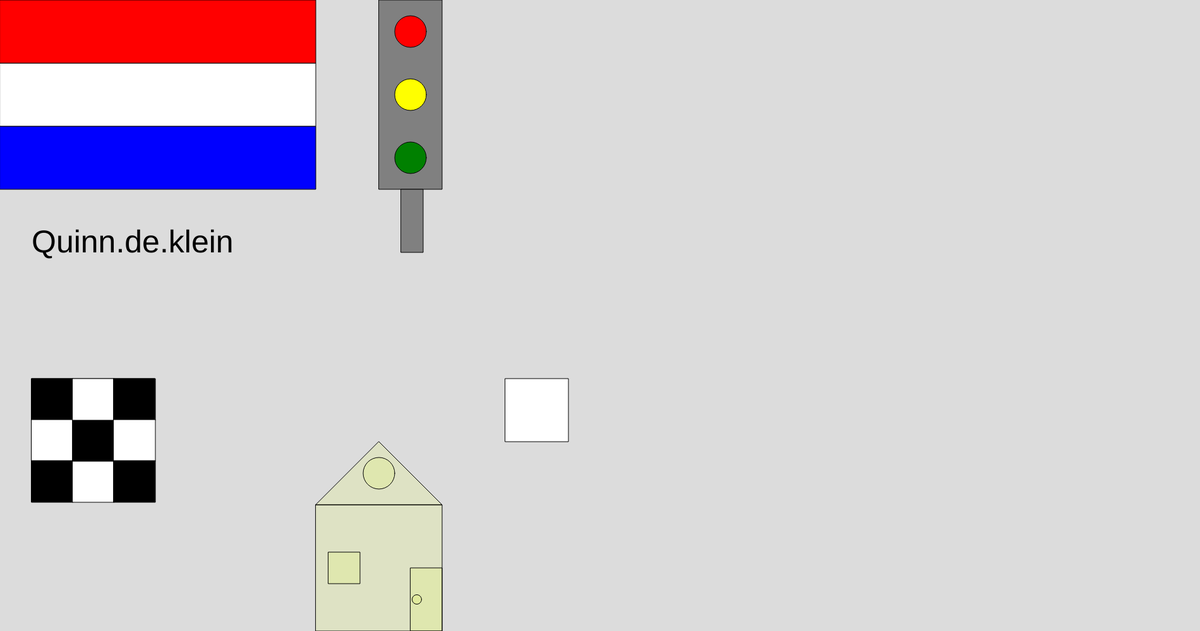
Frame 1 (no input)
Frame 60 (no input): identical to frame 1, image omitted
Frame 120 (the mouse pressed at the canvas centre since frame 60): identical to frame 1, image omitted

The p5.js sketch that drew this single still picture (run headless with seeded random() and noise() and a simulated clock; from frame 60 on, the mouse is pressed at the canvas centre):

// p5.js sketch
// ── sketch.js
function setup() {
  createCanvas(1900, 1000);
}

function draw() {
  background(220);
fill('blue');
rect(0, 200, 500, 100);
fill('white');
rect(0, 100, 500, 100);
fill('red');
rect(0, 0, 500, 100);
textSize(50);
fill("black");
text('Quinn.de.klein', 50, 400);
fill("black");
square(50,600,195);
fill("black");
square(50,600,66,)
fill("white");
square(50,665,66,)
fill("black");
square(50,730,66,)
fill("white");
square(115,730,66,)
fill("black");
square(115,665,66,)
fill("white");
square(115,600,66,)
fill("black");
square(180,600,66,)
fill("white");
square(180,665,66,)
fill("black");
square(180,730,66,)
// huis
fill(230,730,66,40)
square(500,800,200,)
triangle(500,800,700,800,600,700)
circle(600,750,50)
rect(650,900,50,100)
circle(660,950,15)
square(520,875,50)

// stoplicht

fill("gray");
rect(600,0,100,300)
fill("red");
circle(650,50,50)
fill("yellow");
circle(650,150,50)
fill("green");
circle(650,250,50)
fill("gray");
rect(635,300,35,100)
// dobbelsteen
fill("white");
square(800,600,100)
}
